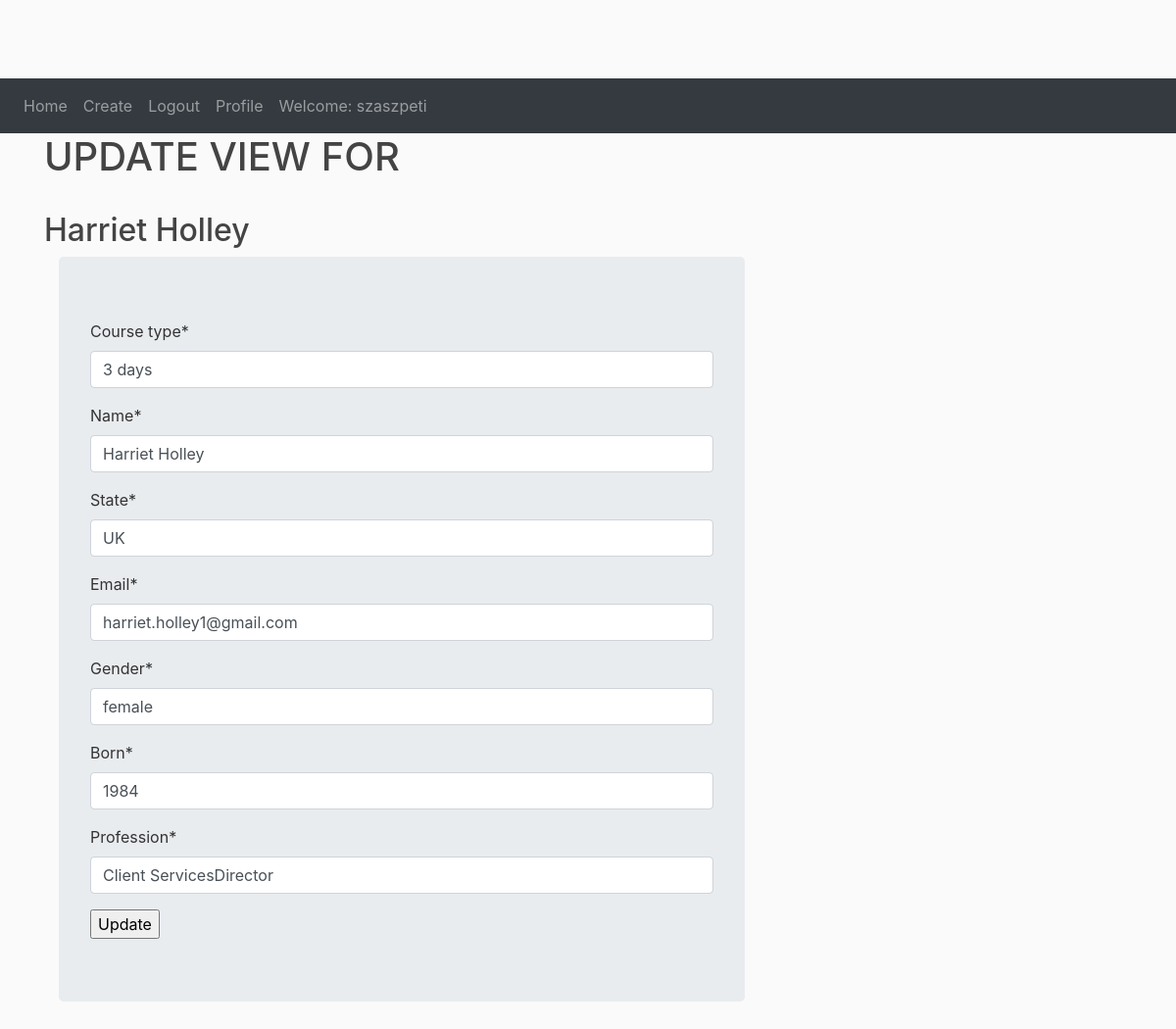
The page /meditater/edit/4/ (signed in) on the database its author committed.
### meditater/models.py (models this page shows, shortened)
class Meditater(models.Model):
    year = models.CharField(max_length=264)
    course_type = models.CharField(max_length=120)
    name = models.CharField(max_length=20)
    state = models.CharField(max_length=10, null=True)
    email = models.EmailField(max_length=60)
    gender = models.CharField(max_length=60)
    born = models.CharField(max_length=60)
    profession = models.CharField(max_length=60)
    remarks = models.TextField(max_length=1000, blank=True)

### meditater/views.py (the view)
# urls.py: path('edit/<int:pk>/', MeditaterUpdateView.as_view(), name='meditater_edit'),
class MeditaterUpdateView(LoginRequiredMixin, UpdateView):
    model = Meditater
    template_name = "meditater/meditater_edit.html"
    fields = ['course_type',
              'name',
              'state',
              'email',
              'gender',
              'born',
              'profession']
    success_url = reverse_lazy('meditater:meditater_list')

### meditater/templates/meditater/meditater_edit.html
{% extends 'meditater/base.html' %}
{% load crispy_forms_tags %}
{% block content %}
<h1>UPDATE VIEW FOR </h1> <br> <h2>{{object.name}}</h2>
<div class="container">
    <div class="jumbotron">
<form method="post">{% csrf_token %}
    {{ form|crispy }}
    <input type="submit" value="Update">
</form>
    </div>
    </div>
{% endblock %}

### meditater/templates/meditater/base.html (shortened to what this page needs)
{% load static %}
<!DOCTYPE html>
<html>
<head>
   <link rel="stylesheet" href="https://maxcdn.bootstrapcdn.com/bootstrap/4.0.0/css/bootstrap.min.css">
<link rel="stylesheet" type="text/css" href="{% static 'meditater/main.css' %}">
   <nav class="navbar navbar-expand-sm bg-dark navbar-dark">
  <ul class="navbar-nav">
      {% if user.is_authenticated %}
    <li class="nav-item">
      <a class="nav-link" href="{% url 'meditater:home' %}">Home</a>
    </li>
    <li class="nav-item">
      <a class="nav-link" href="{% url 'meditater:meditater_create' %}">Create</a>
    </li>
    <li class="nav-item">
      <a class="nav-link" href="{% url 'logout' %}">Logout</a>
    </li>
       <li class="nav-item">
      <a class="nav-link" href="{% url 'profile' %}">Profile</a>
    </li>
       <li class="nav-item">
      <a class="nav-link justify-content-end" href="#">Welcome: {{user.username}}</a>
    </li>
      {% endif %}
  </ul>
</nav>
</head>
<body>
 <main role="main" class="container">
      <div class="row">
        <div class="col-md-8">
            {% block content %}{% endblock %}
        </div>
        </div>
    </main>
</body>
</html>

### meditater/static/meditater/main.css (style rules this page uses)
body { background: #fafafa; color: #333333; margin-top: 5rem; }
h1, h2, h3, h4, h5, h6 { color: #444444; }
ul { margin: 0; }

### rows shown on the page
Meditater: name "Harriet Holley", course_type "3 days", state "UK", email "harriet.holley1@gmail.com", gender "female", born "1984", profession "Client ServicesDirector"

### other values the page prints
{{ user.username }} "szaszpeti"
